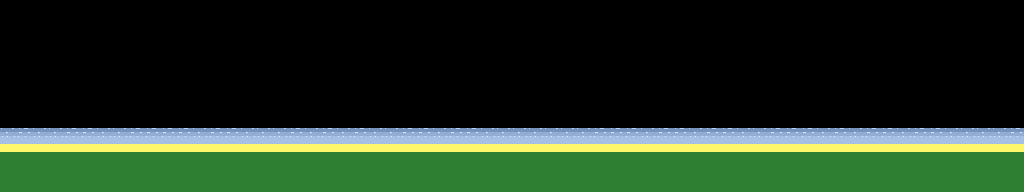

Below is a game level as drawn by its tile map, then a one-line description and the .tmx file that defines it, in full:
An orthogonal 64x12 tile map with 16x16 px tiles, 1 tile layer (Tile Layer 1), 2 tilesets.

<map version="1.10" tiledversion="1.11.2" orientation="orthogonal" renderorder="right-down" width="64" height="12" tilewidth="16" tileheight="16" infinite="0" nextlayerid="2" nextobjectid="1">
 <tileset firstgid="1" name="sea" tilewidth="16" tileheight="16" tilecount="4" columns="2">
  <image source="sea.png" width="32" height="32" />
 </tileset>
 <tileset firstgid="5" name="sea2" tilewidth="16" tileheight="16" tilecount="4" columns="2">
  <image source="sea2.png" width="32" height="32" />
 </tileset>
 <layer id="1" name="Tile Layer 1" width="64" height="12">
  <data encoding="csv">
0,0,0,0,0,0,0,0,0,0,0,0,0,0,0,0,0,0,0,0,0,0,0,0,0,0,0,0,0,0,0,0,0,0,0,0,0,0,0,0,0,0,0,0,0,0,0,0,0,0,0,0,0,0,0,0,0,0,0,0,0,0,0,0,
0,0,0,0,0,0,0,0,0,0,0,0,0,0,0,0,0,0,0,0,0,0,0,0,0,0,0,0,0,0,0,0,0,0,0,0,0,0,0,0,0,0,0,0,0,0,0,0,0,0,0,0,0,0,0,0,0,0,0,0,0,0,0,0,
0,0,0,0,0,0,0,0,0,0,0,0,0,0,0,0,0,0,0,0,0,0,0,0,0,0,0,0,0,0,0,0,0,0,0,0,0,0,0,0,0,0,0,0,0,0,0,0,0,0,0,0,0,0,0,0,0,0,0,0,0,0,0,0,
0,0,0,0,0,0,0,0,0,0,0,0,0,0,0,0,0,0,0,0,0,0,0,0,0,0,0,0,0,0,0,0,0,0,0,0,0,0,0,0,0,0,0,0,0,0,0,0,0,0,0,0,0,0,0,0,0,0,0,0,0,0,0,0,
0,0,0,0,0,0,0,0,0,0,0,0,0,0,0,0,0,0,0,0,0,0,0,0,0,0,0,0,0,0,0,0,0,0,0,0,0,0,0,0,0,0,0,0,0,0,0,0,0,0,0,0,0,0,0,0,0,0,0,0,0,0,0,0,
0,0,0,0,0,0,0,0,0,0,0,0,0,0,0,0,0,0,0,0,0,0,0,0,0,0,0,0,0,0,0,0,0,0,0,0,0,0,0,0,0,0,0,0,0,0,0,0,0,0,0,0,0,0,0,0,0,0,0,0,0,0,0,0,
0,0,0,0,0,0,0,0,0,0,0,0,0,0,0,0,0,0,0,0,0,0,0,0,0,0,0,0,0,0,0,0,0,0,0,0,0,0,0,0,0,0,0,0,0,0,0,0,0,0,0,0,0,0,0,0,0,0,0,0,0,0,0,0,
0,0,0,0,0,0,0,0,0,0,0,0,0,0,0,0,0,0,0,0,0,0,0,0,0,0,0,0,0,0,0,0,0,0,0,0,0,0,0,0,0,0,0,0,0,0,0,0,0,0,0,0,0,0,0,0,0,0,0,0,0,0,0,0,
5,6,5,5,6,6,5,5,6,6,6,6,5,6,6,5,5,5,6,5,6,5,6,5,5,6,6,5,6,6,5,5,5,5,5,5,5,6,6,6,5,6,6,5,6,6,5,5,6,6,6,5,6,5,6,6,5,6,6,5,5,5,5,6,
7,7,7,7,7,7,7,7,7,7,7,7,7,7,7,7,7,7,7,7,7,7,7,7,7,7,7,7,7,7,7,7,7,7,7,7,7,7,7,7,7,7,7,7,7,7,7,7,7,7,7,7,7,7,7,7,7,7,7,7,7,7,7,7,
8,8,8,8,8,8,8,8,8,8,8,8,8,8,8,8,8,8,8,8,8,8,8,8,8,8,8,8,8,8,8,8,8,8,8,8,8,8,8,8,8,8,8,8,8,8,8,8,8,8,8,8,8,8,8,8,8,8,8,8,8,8,8,8,
4,4,4,4,4,4,4,4,4,4,4,4,4,4,4,4,4,4,4,4,4,4,4,4,4,4,4,4,4,4,4,4,4,4,4,4,4,4,4,4,4,4,4,4,4,4,4,4,4,4,4,4,4,4,4,4,4,4,4,4,4,4,4,4
</data>
 </layer>
</map>
